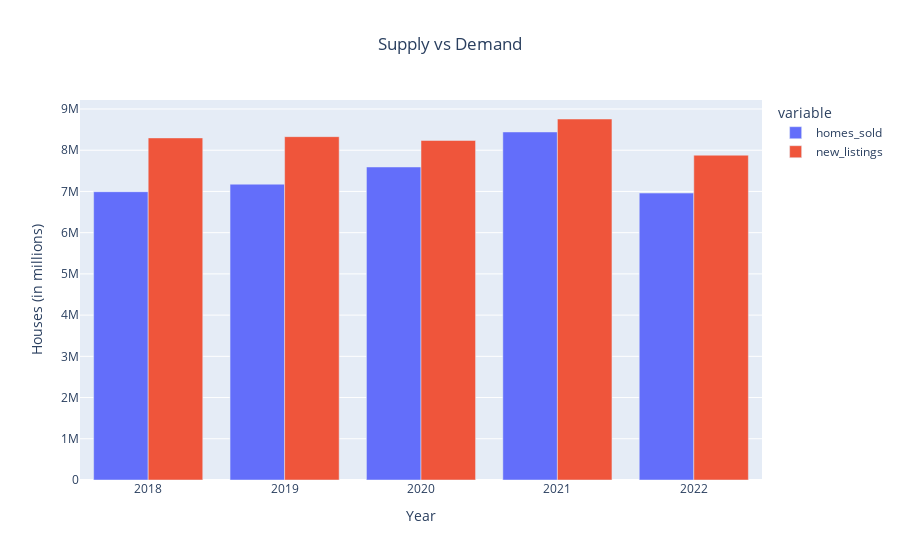

Notebook source saved alongside this figure:
### Code cell
fig1 = px.bar(grouped_bar_chart_agg[grouped_bar_chart_agg["year_begin"].isin(range(2018, 2023))], 
              x="year_begin", y="value", color="variable", barmode="group",
              labels={"Value": "Value (in millions)", "Year": "year_begin"},
              title="Supply vs Demand")
fig1.update_layout(title_x=0.5)
fig1.update_xaxes(title_text="Year")
fig1.update_yaxes(title_text="Houses (in millions)")
fig1.show()

### Figure 1 — Plotly figure (JSON) as saved in the notebook; plotly's stock layout.template omitted (floating-point values rounded to 4 significant figures)
{"data": [{"alignmentgroup": "True", "hovertemplate": "variable=homes_sold<br>year_begin=%{x}<br>value=%{y}<extra></extra>", "legendgroup": "homes_sold", "marker": {"color": "#636efa", "pattern": {"shape": ""}}, "name": "homes_sold", "offsetgroup": "homes_sold", "orientation": "v", "showlegend": true, "textposition": "auto", "type": "bar", "x": [2018, 2019, 2020, 2021, 2022], "xaxis": "x", "y": [6993690, 7176312, 7593217, 8443168, 6960624], "yaxis": "y"}, {"alignmentgroup": "True", "hovertemplate": "variable=new_listings<br>year_begin=%{x}<br>value=%{y}<extra></extra>", "legendgroup": "new_listings", "marker": {"color": "#EF553B", "pattern": {"shape": ""}}, "name": "new_listings", "offsetgroup": "new_listings", "orientation": "v", "showlegend": true, "textposition": "auto", "type": "bar", "x": [2018, 2019, 2020, 2021, 2022], "xaxis": "x", "y": [8298828, 8329204, 8237317, 8757488, 7879287], "yaxis": "y"}], "layout": {"barmode": "group", "legend": {"title": {"text": "variable"}, "tracegroupgap": 0}, "title": {"text": "Supply vs Demand", "x": 0.5}, "xaxis": {"anchor": "y", "domain": [0, 1], "title": {"text": "Year"}}, "yaxis": {"anchor": "x", "domain": [0, 1], "title": {"text": "Houses (in millions)"}}}}
